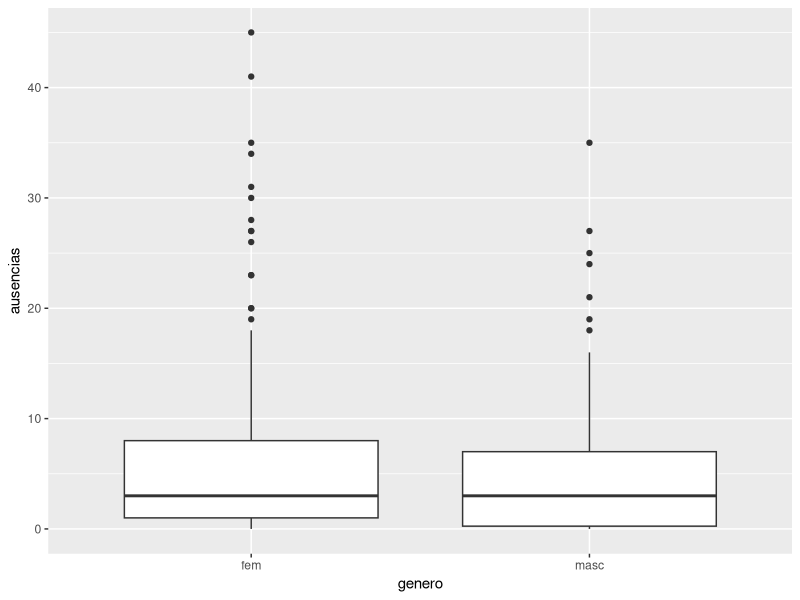
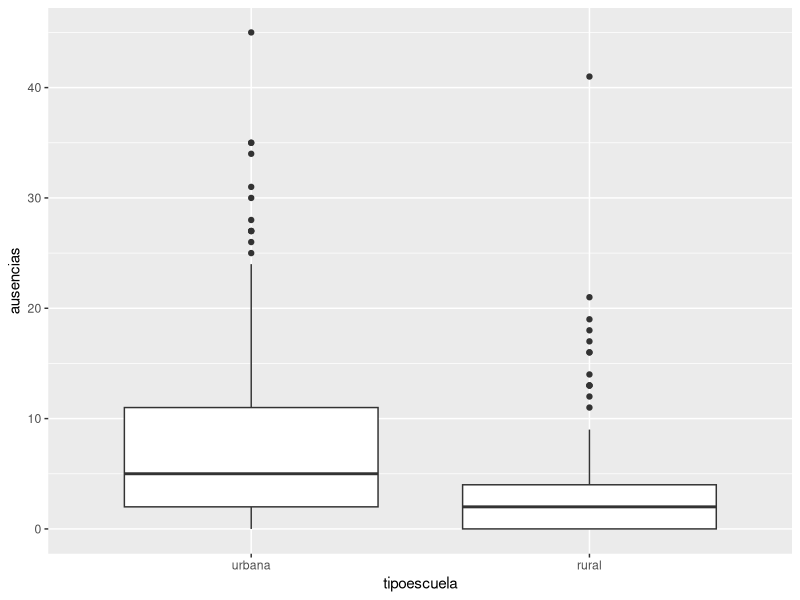
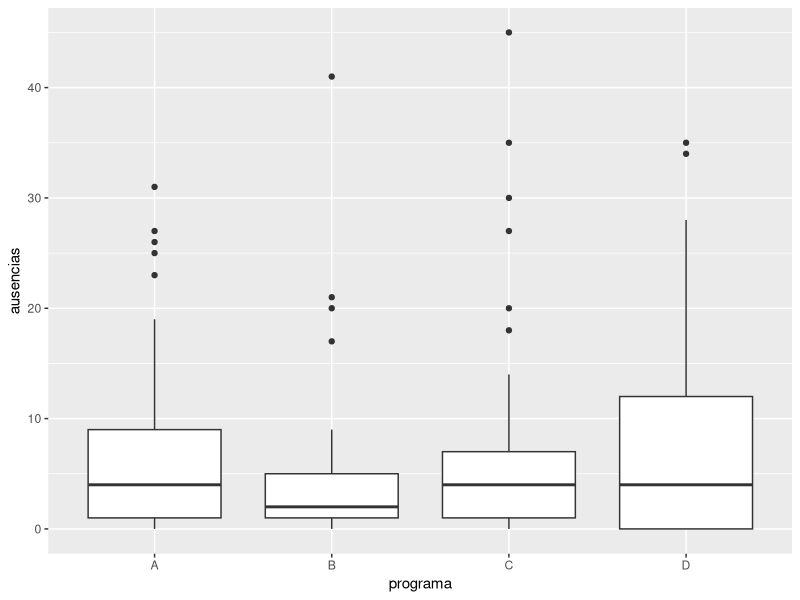

R code for these plots, in order:
## ---- chunk 1
df <- read.csv("ACTIVIDAD_6_UD6_absentismo.csv")
head(df)
str(df)
summary(df)
## ---- chunk 2
# - Convierte las variables género en factores. El tipo de escuela en urbana (1) y rural (2) también y programas en A,B,C,D respectivamente. Monta después una `model.matrix` sobre el dataset.
df_convert <- df
df_convert$genero <- factor(df_convert$genero, levels=1:2, labels=c('fem','masc'))
df_convert$tipoescuela <- factor(df_convert$tipoescuela, labels = c('urbana','rural'))
df_convert$programa <- factor(df_convert$programa, labels = c('A','B','C','D'))

summary(df_convert)
str(df_convert)
head(df_convert,30)

ModMat <- model.matrix(~genero+tipoescuela+programa, data=df_convert, contrasts=list(genero="contr.helmert",tipoescuela="contr.helmert",programa="contr.helmert"))
crossprod(ModMat)
## ---- chunk 3
tapply(df_convert$ausencias,df_convert$genero,mean)
tapply(df_convert$ausencias,df_convert$tipoescuela,mean)
tapply(df_convert$ausencias,df_convert$programa,mean)
# Graficamos para tener una idea de las distintas medias
library(ggplot2)
qplot(genero,ausencias,data=df_convert,geom='boxplot')
qplot(tipoescuela,ausencias,data=df_convert,geom='boxplot')
qplot(programa,ausencias,data=df_convert,geom='boxplot')
# Realizamos el contraste ANOVA
oneway.test(df_convert$ausencias ~ df_convert$genero)
# --> Las diferencias entre medias son significativas: p-valor <= 0.05
oneway.test(df_convert$ausencias ~ df_convert$tipoescuela)
# --> Las diferencias entre medias son significativas: p-valor <= 0.05
oneway.test(df_convert$ausencias ~ df_convert$programa)
# --> Las diferencias entre medias NO SON significativas: p-valor > 0.05. Por tanto las medias en los distintos programas son iguales

## ---- chunk 4
library(MASS)
mod_BinNeg_Max <- glm.nb(ausencias ~ ., data= df_convert)
mod_BinNeg_Min <- glm.nb(ausencias ~ 1, data= df_convert)
step <- stepAIC(mod_BinNeg_Min, direction = "forward", scope = list(upper=mod_BinNeg_Max,lower=mod_BinNeg_Min))
summary(step)
step$coefficients
confint(step)
# Puesto que el modelo binomial negativo es de la familia exponencial:
exp(cbind(coef(step),confint(step)))
exp(coef(step))
